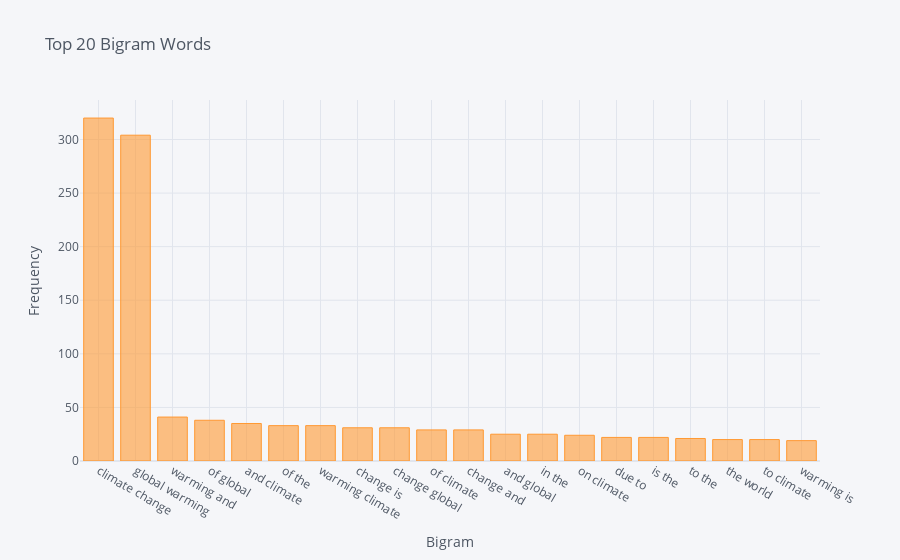

Notebook source saved alongside this figure:
### Code cell
words = get_top_n_words(df['text'], 20)
dfBi = pd.DataFrame(words, columns = ['Bigram','Frequency'])
dfBi = dfBi.set_index('Bigram')
dfBi.iplot(kind = 'bar', xTitle='Bigram', yTitle='Frequency', title = 'Top 20 Bigram Words')

### Figure 1 — Plotly figure (JSON) as saved in the notebook; plotly's stock layout.template omitted (floating-point values rounded to 4 significant figures)
{"data": [{"marker": {"color": "rgba(255, 153, 51, 0.6)", "line": {"color": "rgba(255, 153, 51, 1.0)", "width": 1}}, "name": "Frequency", "orientation": "v", "text": "", "type": "bar", "x": ["climate change", "global warming", "warming and", "of global", "and climate", "of the", "warming climate", "change is", "change global", "of climate", "change and", "and global", "in the", "on climate", "due to", "is the", "to the", "the world", "to climate", "warming is"], "y": [320, 304, 41, 38, 35, 33, 33, 31, 31, 29, 29, 25, 25, 24, 22, 22, 21, 20, 20, 19]}], "layout": {"legend": {"bgcolor": "#F5F6F9", "font": {"color": "#4D5663"}}, "paper_bgcolor": "#F5F6F9", "plot_bgcolor": "#F5F6F9", "title": {"font": {"color": "#4D5663"}, "text": "Top 20 Bigram Words"}, "xaxis": {"gridcolor": "#E1E5ED", "showgrid": true, "tickfont": {"color": "#4D5663"}, "title": {"font": {"color": "#4D5663"}, "text": "Bigram"}, "zerolinecolor": "#E1E5ED"}, "yaxis": {"gridcolor": "#E1E5ED", "showgrid": true, "tickfont": {"color": "#4D5663"}, "title": {"font": {"color": "#4D5663"}, "text": "Frequency"}, "zerolinecolor": "#E1E5ED"}}}
